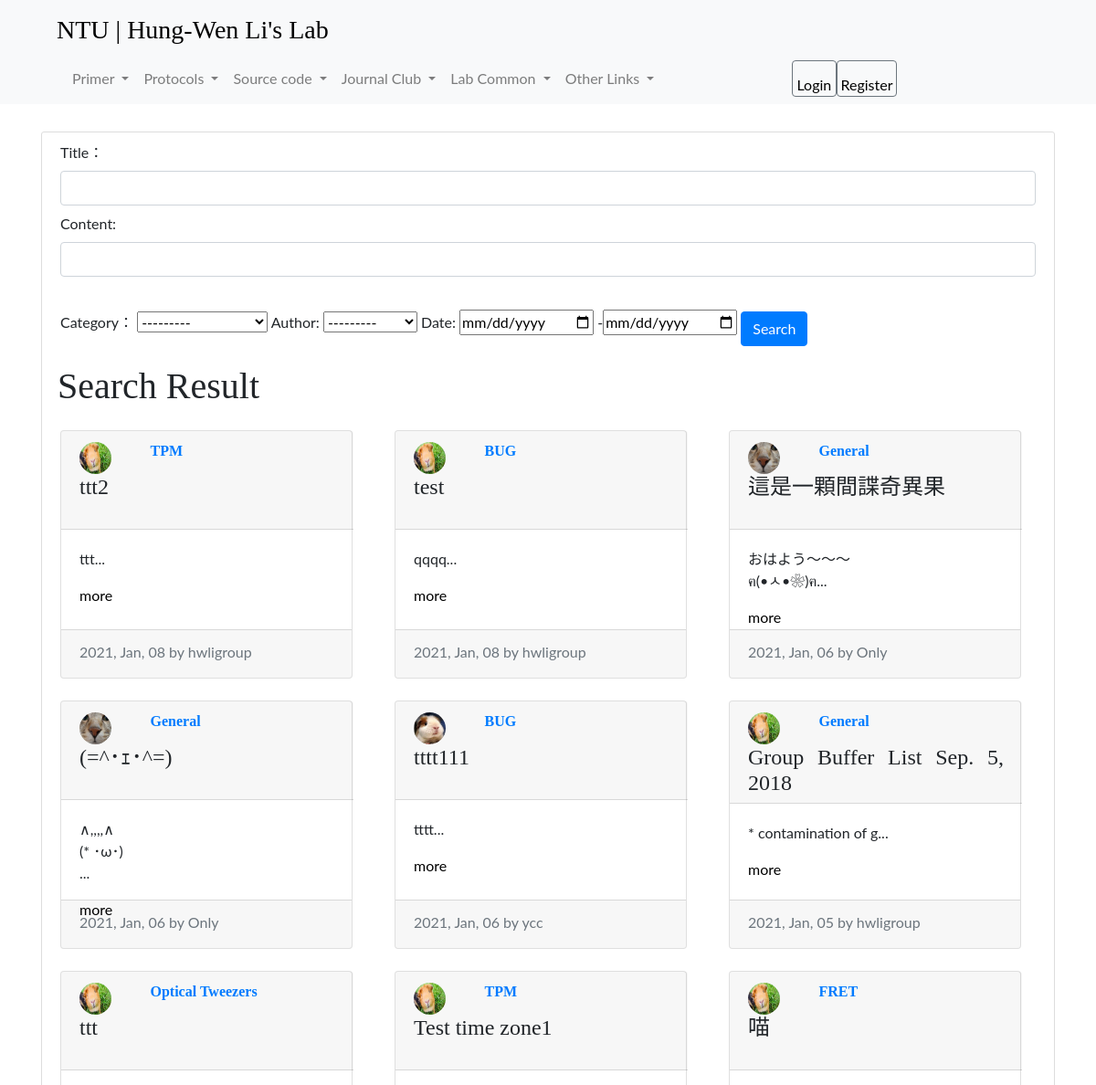
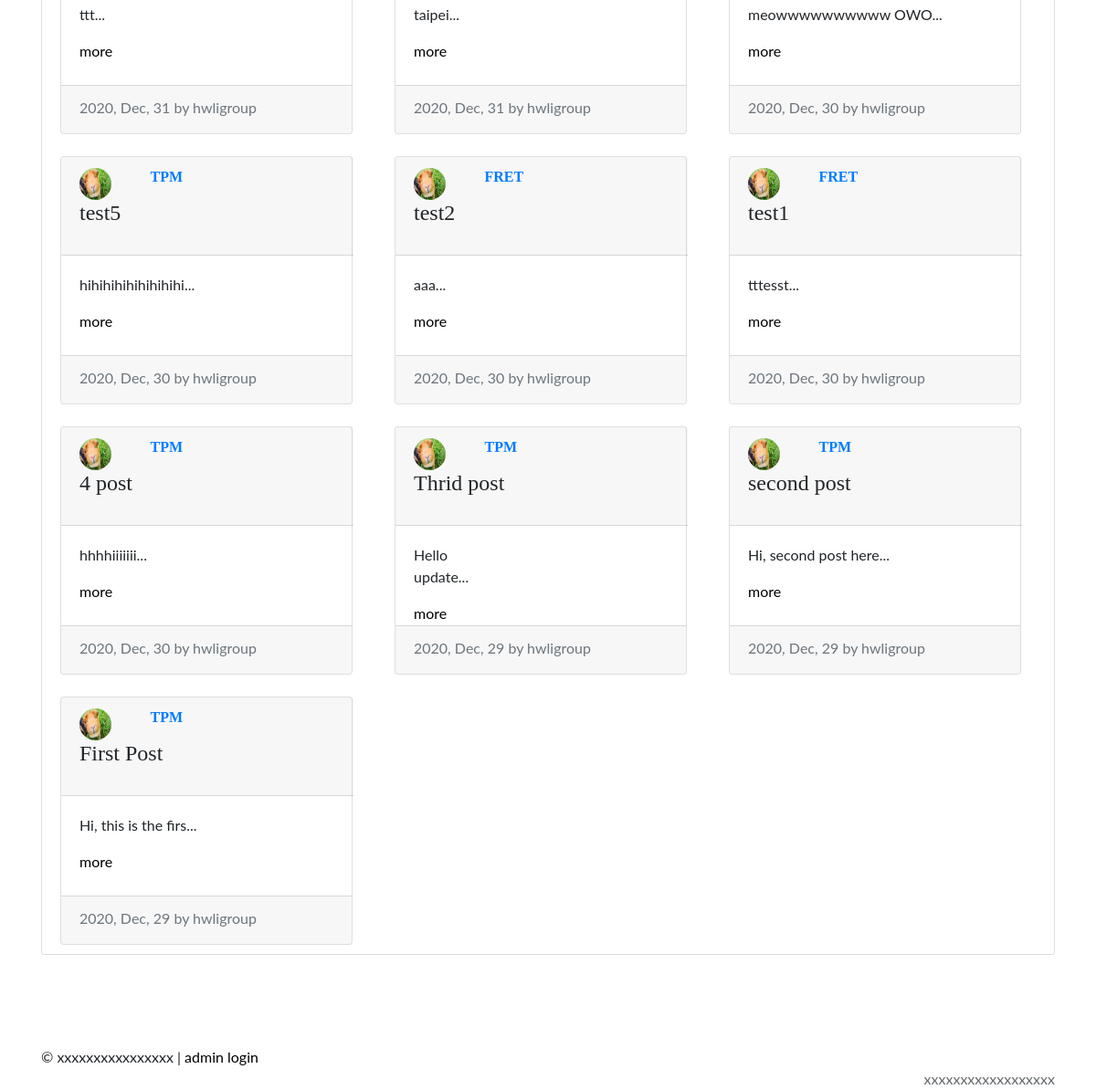
The app's page /, older data (2 pictures, top to bottom).
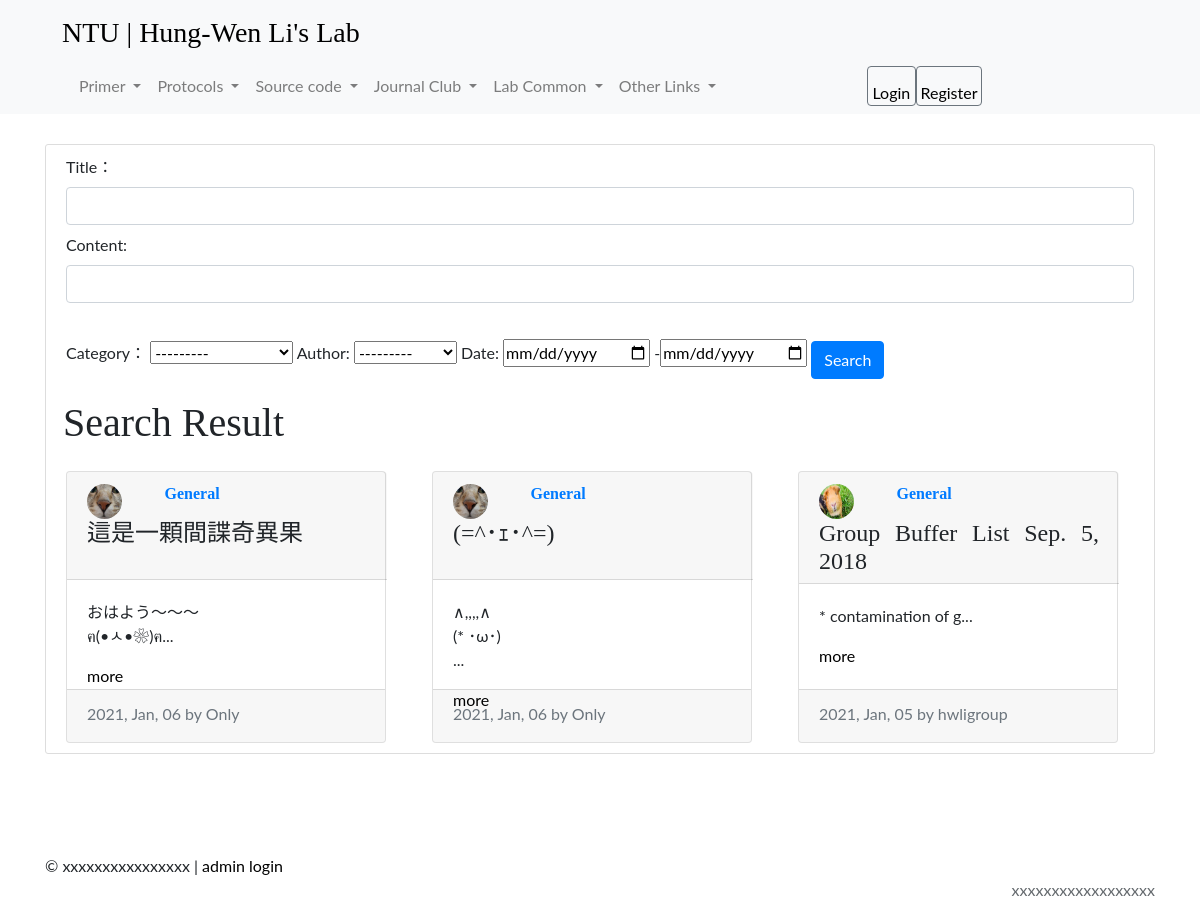
The same page, newer data.
### posts/models.py (models this page shows, shortened)
class Post(models.Model):
    title = models.CharField(max_length=100)
    category = models.ForeignKey('Category', related_name='Project', null=True, on_delete=models.CASCADE)
    file = models.FileField(upload_to=make_file_path, blank=True)
    content = models.TextField()
    date_posted = models.DateTimeField(default=timezone.now)
    author = models.ForeignKey(User, on_delete=models.CASCADE)

class Category(models.Model):
    name = models.CharField(max_length=100)
    def __str__(self):
        return self.name

### users/models.py (models this page shows, shortened)
class Profile(models.Model):
    user = models.OneToOneField(User, on_delete=models.CASCADE)
    image = models.ImageField(default='default.jpg', upload_to='picture_pics')

### posts/views.py (the view)
# urls.py: path('', posts_views.index, name='homepage'),
def index(request):
    posts = Post.objects.all().order_by('-date_posted')
    postFilter = PostFilter(queryset=posts)
    if request.method == 'POST':
        postFilter = PostFilter(request.POST, queryset=posts)
    context = {
        'postFilter':postFilter
    }
    return render(request, 'posts/index.html', context)

### posts/templates/posts/index.html (shortened to what this page needs)
{% extends 'posts/base.html' %}
{% block content %}
<div style="margin:30px 0px 100px 0px;" class="content-section">
    <form method='POST'>
        Title： {{ postFilter.form.title }}
        Content: {{ postFilter.form.content }}
        Category： {{ postFilter.form.category }}
        Author: {{ postFilter.form.author }}
        Date: {{ postFilter.form.date_posted }}
    <input style="margin: 30px 0px 20px 0px" type="submit" class="btn btn-primary" value="Search" />
    </form>
    <div class="row">
        <h1 class="mb-0">Search Result</h1>
        {% for post in postFilter.qs %}
        <div class="col-lg-4">
            <div class="card mt-4" style="width: 20rem;height: 17rem;">
                <div class="card-header" style="width: 20rem;height: 7rem;">
                    <div class="row">
                        <div class="col-3">
                            <img class="rounded-circle article-img" src="{{ post.author.profile.image.url }}">
                        </div>
                        <div class="col-8">
                            <h6><strong class="d-inline-block mb-12 text-primary">{{ post.category }}</strong></h6>
                        </div>
                        <div class="col-12">
                            <h4 class="mb-0" align=justify>{{ post.title }}</h4>
                        </div>
                    </div>
                </div>
                <div class="card-body" style="width: 20rem;height: 7rem;">
                  <p class="article-content">{{ post.content|slice:"0:20" }}...</p>
                  <a href="{% url 'postdetail' post.pk %}" class="stretched-link">more</a>
                </div>
                <div class="card-footer">
                    <div class="mb-1 text-muted">{{ post.date_posted|date:"Y, M, d" }} by {{ post.author }}</div>
                </div>
            </div>
        </div>
        {% endfor %}
    </div>
{% endblock %}

Row changes from the older to the newer data that the page shows:
removed Post: author.profile.image (picture), category "TPM", title "ttt2", content "ttt", date_posted "2021, Jan, 08", author "hwligroup"
removed Post: author.profile.image (picture), category "BUG", title "test", content "qqqq", date_posted "2021, Jan, 08", author "hwligroup"
removed Post: author.profile.image (picture), category "BUG", title "tttt111", content "tttt", date_posted "2021, Jan, 06", author "ycc"
removed Post: author.profile.image (picture), category "Optical Tweezers", title "ttt", content "ttt", date_posted "2020, Dec, 31", author "hwligroup"
removed Post: author.profile.image (picture), category "TPM", title "Test time zone1", content "taipei", date_posted "2020, Dec, 31", author "hwligroup"
removed Post: author.profile.image (picture), category "FRET", title "喵", content "meowwwwwwwwww OWO", date_posted "2020, Dec, 30", author "hwligroup"
removed Post: author.profile.image (picture), category "TPM", title "test5", content "hihihihihihihihihi", date_posted "2020, Dec, 30", author "hwligroup"
removed Post: author.profile.image (picture), category "FRET", title "test2", content "aaa", date_posted "2020, Dec, 30", author "hwligroup"
removed Post: author.profile.image (picture), category "FRET", title "test1", content "tttesst", date_posted "2020, Dec, 30", author "hwligroup"
removed Post: author.profile.image (picture), category "TPM", title "4 post", content "hhhhiiiiiii", date_posted "2020, Dec, 30", author "hwligroup"
removed Post: author.profile.image (picture), category "TPM", title "Thrid post", content "Hello update", date_posted "2020, Dec, 29", author "hwligroup"
removed Post: author.profile.image (picture), category "TPM", title "second post", content "Hi, second post here", date_posted "2020, Dec, 29", author "hwligroup"
removed Post: author.profile.image (picture), category "TPM", title "First Post", content "Hi, this is the firs", date_posted "2020, Dec, 29", author "hwligroup"
